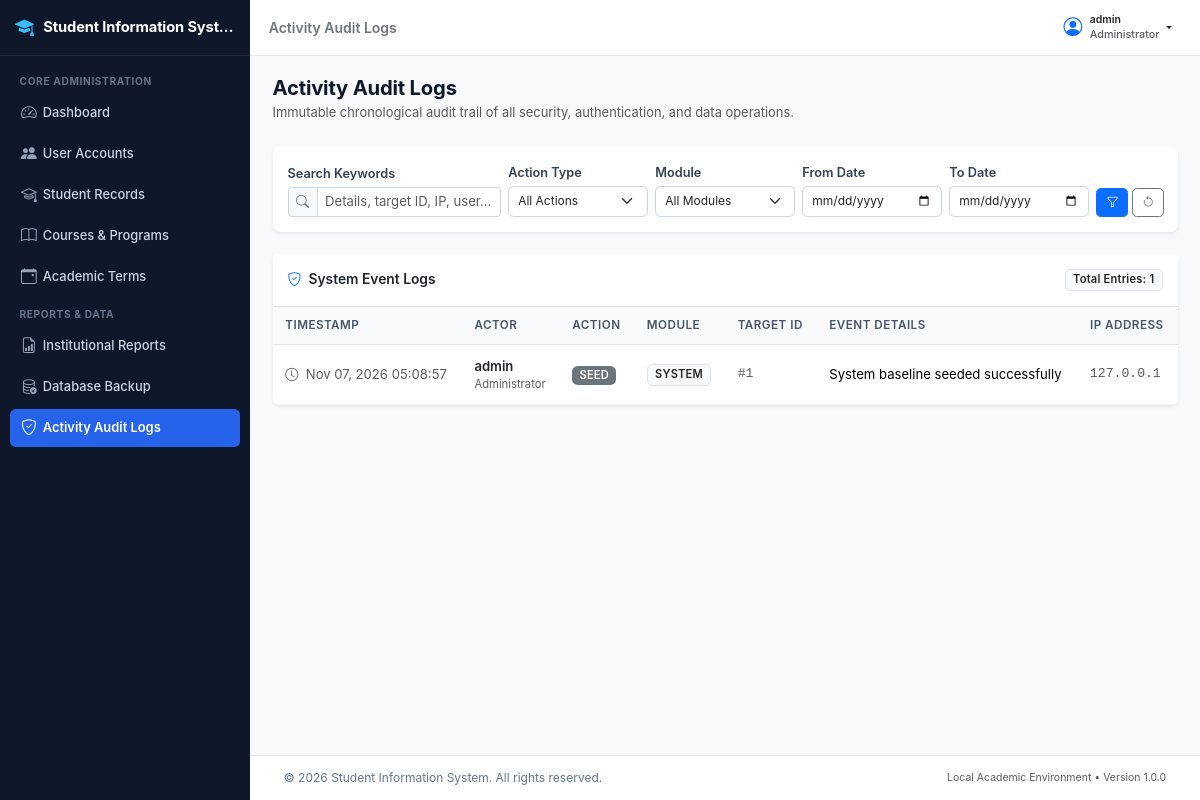
Screenshot of /admin/logs/index.php (signed in) with the database file from the repository.
### tables this page shows
CREATE TABLE `system_logs` (
  `log_id` int(11) NOT NULL AUTO_INCREMENT,
  `user_id` int(11) DEFAULT NULL,
  `role` varchar(50) NOT NULL,
  `action_type` varchar(50) NOT NULL,
  `module` varchar(50) NOT NULL,
  `target_id` varchar(50) DEFAULT NULL,
  `details` text NOT NULL,
  `ip_address` varchar(45) NOT NULL,
  `user_agent` varchar(255) DEFAULT NULL,
  `created_at` datetime NOT NULL DEFAULT current_timestamp(),
  PRIMARY KEY (`log_id`),
  KEY `idx_logs_module` (`module`),
  KEY `idx_logs_action` (`action_type`),
  KEY `idx_logs_created` (`created_at`),
  KEY `fk_logs_user` (`user_id`),
  CONSTRAINT `fk_logs_user` FOREIGN KEY (`user_id`) REFERENCES `users` (`user_id`) ON DELETE SET NULL ON UPDATE CASCADE
);

CREATE TABLE `users` (
  `user_id` int(11) NOT NULL AUTO_INCREMENT,
  `username` varchar(50) NOT NULL,
  `email` varchar(100) NOT NULL,
  `password` varchar(255) NOT NULL,
  `role_id` int(11) NOT NULL,
  `status` enum('Active','Inactive') NOT NULL DEFAULT 'Active',
  `must_change_password` tinyint(1) NOT NULL DEFAULT 0,
  `last_login_at` datetime DEFAULT NULL,
  `created_at` datetime NOT NULL DEFAULT current_timestamp(),
  `updated_at` datetime NOT NULL DEFAULT current_timestamp() ON UPDATE current_timestamp(),
  PRIMARY KEY (`user_id`),
  UNIQUE KEY `username` (`username`),
  UNIQUE KEY `email` (`email`),
  KEY `idx_users_role` (`role_id`),
  KEY `idx_users_status` (`status`),
  CONSTRAINT `fk_users_role` FOREIGN KEY (`role_id`) REFERENCES `roles` (`role_id`) ON UPDATE CASCADE
);

### includes/functions.php (called while the page is built, shortened)
<?php
function escape($data) {
    return htmlspecialchars((string)$data, ENT_QUOTES, 'UTF-8');
}
function sanitize($data) {
    return trim((string)$data);
}
function format_date($date, $format = 'M d, Y') {
    $timestamp = strtotime($date);
    return $timestamp ? date($format, $timestamp) : 'N/A';
}

### admin/logs/index.php (the view, shortened to what this page needs)
<?php
require_once __DIR__ . '/../../includes/functions.php';
$conn = db_connect();
$search = sanitize($_GET['q'] ?? '');
$date_from = sanitize($_GET['date_from'] ?? '');
$date_to = sanitize($_GET['date_to'] ?? '');
$page = max(1, (int)($_GET['page'] ?? 1));
$limit = 20;
$offset = ($page - 1) * $limit;
$where = ["1=1"];
$types = "";
$params = [];
$where_sql = implode(" AND ", $where);
$count_sql = "SELECT COUNT(*) as total
              FROM system_logs l
              LEFT JOIN users u ON l.user_id = u.user_id
              WHERE " . $where_sql;
$count_stmt = mysqli_prepare($conn, $count_sql);
mysqli_stmt_execute($count_stmt);
$count_res = mysqli_stmt_get_result($count_stmt);
$total_rows = (int)(mysqli_fetch_assoc($count_res)['total'] ?? 0);
$sql = "SELECT l.log_id, l.user_id, l.role, l.action_type, l.module, l.target_id,
               l.details, l.ip_address, l.user_agent, l.created_at,
               u.username
        FROM system_logs l
        LEFT JOIN users u ON l.user_id = u.user_id
        WHERE " . $where_sql . "
        ORDER BY l.created_at DESC
        LIMIT ? OFFSET ?";
$select_stmt = mysqli_prepare($conn, $sql);
$data_types = $types . "ii";
$data_params = array_merge($params, [$limit, $offset]);
mysqli_stmt_bind_param($select_stmt, $data_types, ...$data_params);
mysqli_stmt_execute($select_stmt);
$result = mysqli_stmt_get_result($select_stmt);
require_once __DIR__ . '/../../includes/header.php';
?>
<div class="app-wrapper">
    <?php require_once __DIR__ . '/../../includes/sidebar.php'; ?>
    <div class="app-main">
        <?php require_once __DIR__ . '/../../includes/navbar.php'; ?>
        <main class="content-body">
            <div class="container-fluid px-0">
                <div class="d-flex flex-column flex-md-row justify-content-between align-items-md-center mb-4 gap-2">
                    <div>
                        <h1 class="h3 mb-1 fw-bold">Activity Audit Logs</h1>
                        <p class="text-muted small mb-0">Immutable chronological audit trail of all security, authentication, and data operations.</p>
                    </div>
                </div>
                <div class="card border-0 shadow-sm mb-4">
                    <div class="card-body p-3">
                        <form method="GET" action="" class="row g-2 align-items-end">
                            <div class="col-md-3">
                                <label class="form-label small fw-semibold mb-1">Search Keywords</label>
                                <div class="input-group input-group-sm">
                                    <span class="input-group-text"><i class="bi bi-search"></i></span>
                                    <input type="text" name="q" class="form-control" placeholder="Details, target ID, IP, user..." value="<?php echo escape($search); ?>">
                                </div>
                            </div>
                            <div class="col-md-2">
                                <label class="form-label small fw-semibold mb-1">Action Type</label>
                                <select name="action_type" class="form-select form-select-sm">
                                    <option value="">All Actions</option>
                                </select>
                            </div>
                            <div class="col-md-2">
                                <label class="form-label small fw-semibold mb-1">Module</label>
                                <select name="module" class="form-select form-select-sm">
                                    <option value="">All Modules</option>
                                </select>
                            </div>
                            <div class="col-md-2">
                                <label class="form-label small fw-semibold mb-1">From Date</label>
                                <input type="date" name="date_from" class="form-control form-control-sm" value="<?php echo escape($date_from); ?>">
                            </div>
                            <div class="col-md-2">
                                <label class="form-label small fw-semibold mb-1">To Date</label>
                                <input type="date" name="date_to" class="form-control form-control-sm" value="<?php echo escape($date_to); ?>">
                            </div>
                            <div class="col-md-1 d-flex gap-1">
                                <button type="submit" class="btn btn-sm btn-primary w-100" title="Apply Filters">
                                    <i class="bi bi-funnel"></i>
                                </button>
                                <a href="index.php" class="btn btn-sm btn-outline-secondary" title="Reset Filters">
                                    <i class="bi bi-arrow-counterclockwise"></i>
                                </a>
                            </div>
                        </form>
                    </div>
                </div>
                <div class="card border-0 shadow-sm">
                    <div class="card-header bg-white py-3 border-bottom d-flex justify-content-between align-items-center">
                        <h6 class="card-title mb-0 fw-semibold">
                            <i class="bi bi-shield-check me-1 text-primary"></i> System Event Logs
                        </h6>
                        <span class="badge bg-light text-dark border">
                            Total Entries: <?php echo number_format($total_rows); ?>
                        </span>
                    </div>
                    <div class="table-responsive">
                        <table class="table table-hover align-middle mb-0 small">
                            <thead class="table-light">
                                <tr>
                                    <th>Timestamp</th>
                                    <th>Actor</th>
                                    <th>Action</th>
                                    <th>Module</th>
                                    <th>Target ID</th>
                                    <th>Event Details</th>
                                    <th>IP Address</th>
                                </tr>
                            </thead>
                            <tbody>
                                <?php if ($result && mysqli_num_rows($result) > 0): ?>
                                    <?php while ($row = mysqli_fetch_assoc($result)): ?>
                                        <tr>
                                            <td class="text-nowrap text-muted">
                                                <i class="bi bi-clock me-1"></i>
                                                <?php echo format_date($row['created_at'], 'M d, Y H:i:s'); ?>
                                            </td>
                                            <td>
                                                <span class="fw-semibold text-dark"><?php echo escape($row['username'] ?? 'System / Guest'); ?></span>
                                                <div class="text-muted" style="font-size: 0.75rem;">
                                                    <?php echo escape($row['role']); ?>
                                                </div>
                                            </td>
                                            <td>
                                                <?php
                                                $action_badge = 'bg-secondary';
                                                ?>
                                                <span class="badge <?php echo $action_badge; ?>">
                                                    <?php echo escape($row['action_type']); ?>
                                                </span>
                                            </td>
                                            <td>
                                                <span class="badge bg-light text-dark border">
                                                    <?php echo escape($row['module']); ?>
                                                </span>
                                            </td>
                                            <td class="font-monospace text-muted">
                                                <?php echo !empty($row['target_id']) ? '#' . escape($row['target_id']) : '&mdash;'; ?>
                                            </td>
                                            <td>
                                                <div class="text-break" style="max-width: 380px;">
                                                    <?php echo escape($row['details']); ?>
                                                </div>
                                            </td>
                                            <td class="font-monospace text-muted small">
                                                <?php echo escape($row['ip_address']); ?>
                                            </td>
                                        </tr>
                                    <?php endwhile; ?>
                                <?php endif; ?>
                            </tbody>
                        </table>
                    </div>
                </div>
            </div>
        </main>
        <?php require_once __DIR__ . '/../../includes/footer.php'; ?>

### assets/css/style.css (style rules this page uses)
:root { --sis-primary: #1e3a8a; --sis-primary-hover: #172554; --sis-secondary: #0f766e; --sis-accent: #2563eb; --sis-bg: #f8fafc; --sis-sidebar-width: 250px; --sis-header-height: 56px; --sis-text-main: #1e293b; --sis-text-muted: #64748b; --sis-border: #e2e8f0; }
html { font-size: 15px; -webkit-font-smoothing: antialiased; -moz-osx-font-smoothing: grayscale; }
body { font-family: -apple-system, BlinkMacSystemFont, "Segoe UI", Roboto, "Helvetica Neue", Arial, sans-serif; background-color: var(--sis-bg); color: var(--sis-text-main); font-size: 0.933rem; line-height: 1.55; min-height: 100vh; }
h1, .h1 { font-size: 1.45rem; font-weight: 700; color: #0f172a; }
h3, .h3 { font-size: 1.15rem; font-weight: 600; color: #0f172a; }
h6, .h6 { font-size: 0.875rem; font-weight: 600; color: #334155; }
.app-wrapper { display: flex; min-height: 100vh; }
.app-main { flex: 1; margin-left: 250px; display: flex; flex-direction: column; min-height: 100vh; min-width: 0; }
.content-body { flex: 1; padding: 1.35rem 1.5rem; min-width: 0; }
.content-body h1, .content-body .h3 { font-size: 1.35rem; font-weight: 700; color: #0f172a; letter-spacing: -0.01em; }
.content-body p.text-muted { font-size: 0.86rem; line-height: 1.45; }
.card { border-radius: 0.5rem; border-color: var(--sis-border); }
.card-header { font-size: 0.9rem; font-weight: 600; padding: 0.75rem 1rem; background-color: #ffffff; }
.card-header .card-title { font-size: 0.92rem; font-weight: 600; }
.card-body { padding: 1.15rem; }
.table { font-size: 0.875rem; margin-bottom: 0; vertical-align: middle; }
.table thead th { background-color: #f8fafc; color: #475569; font-weight: 600; font-size: 0.78rem; text-transform: uppercase; letter-spacing: 0.04em; border-bottom: 1px solid var(--sis-border); padding: 0.65rem 0.85rem; white-space: nowrap; }
.table tbody td { padding: 0.7rem 0.85rem; border-bottom: 1px solid #f1f5f9; font-size: 0.875rem; }
.table-responsive { border-radius: 0.375rem; }
.form-label { font-size: 0.85rem; font-weight: 600; color: #334155; margin-bottom: 0.3rem; }
.form-control, .form-select { font-size: 0.875rem; padding: 0.45rem 0.75rem; border-radius: 0.375rem; border-color: #cbd5e1; }
.form-control-sm, .form-select-sm { font-size: 0.8rem; padding: 0.35rem 0.6rem; }
.input-group-text { font-size: 0.85rem; padding: 0.45rem 0.7rem; background-color: #f8fafc; border-color: #cbd5e1; color: #64748b; }
.btn { font-size: 0.86rem; font-weight: 500; padding: 0.45rem 0.85rem; border-radius: 0.375rem; }
.btn-sm { font-size: 0.8rem; padding: 0.3rem 0.6rem; border-radius: 0.3125rem; }
.badge { font-size: 0.74rem; font-weight: 600; padding: 0.38em 0.65em; letter-spacing: 0.02em; }

### rows the page displays
system_logs: created_at "Nov 07, 2026 05:08:57", user.username "admin", role "Administrator", action_type "SEED", module "SYSTEM", target "1", details "System baseline seeded successfully", ip_address "127.0.0.1"

### other values shown
APP_NAME "Student Information Syst…"
$page_title "Activity Audit Logs"
$auth_user['username'] "admin"
$auth_user['role_name'] "Administrator"
$total_rows "1"
APP_NAME "Student Information System"
APP_VERSION "1.0.0"
